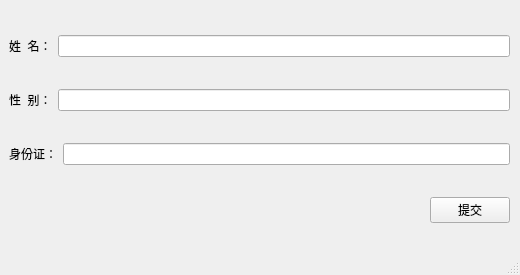
<?xml version="1.0" encoding="UTF-8"?>
<ui version="4.0">
 <class>MainWindow</class>
 <widget class="QMainWindow" name="MainWindow">
  <property name="geometry">
   <rect>
    <x>0</x>
    <y>0</y>
    <width>520</width>
    <height>275</height>
   </rect>
  </property>
  <property name="minimumSize">
   <size>
    <width>520</width>
    <height>275</height>
   </size>
  </property>
  <property name="maximumSize">
   <size>
    <width>520</width>
    <height>275</height>
   </size>
  </property>
  <property name="windowTitle">
   <string>MainWindow</string>
  </property>
  <widget class="QWidget" name="centralwidget">
   <widget class="QWidget" name="layoutWidget">
    <property name="geometry">
     <rect>
      <x>9</x>
      <y>9</y>
      <width>501</width>
      <height>241</height>
     </rect>
    </property>
    <layout class="QVBoxLayout" name="verticalLayout">
     <item>
      <layout class="QHBoxLayout" name="horizontalLayout">
       <item>
        <widget class="QLabel" name="label">
         <property name="text">
          <string>姓  名：</string>
         </property>
        </widget>
       </item>
       <item>
        <widget class="QLineEdit" name="lineEdit_3"/>
       </item>
      </layout>
     </item>
     <item>
      <layout class="QHBoxLayout" name="horizontalLayout_2">
       <item>
        <widget class="QLabel" name="label_2">
         <property name="text">
          <string>性  别：</string>
         </property>
        </widget>
       </item>
       <item>
        <widget class="QLineEdit" name="lineEdit_2"/>
       </item>
      </layout>
     </item>
     <item>
      <layout class="QHBoxLayout" name="horizontalLayout_3">
       <item>
        <widget class="QLabel" name="label_3">
         <property name="text">
          <string>身份证：</string>
         </property>
        </widget>
       </item>
       <item>
        <widget class="QLineEdit" name="lineEdit"/>
       </item>
      </layout>
     </item>
     <item>
      <layout class="QHBoxLayout" name="horizontalLayout_4">
       <item>
        <spacer name="horizontalSpacer">
         <property name="orientation">
          <enum>Qt::Horizontal</enum>
         </property>
         <property name="sizeHint" stdset="0">
          <size>
           <width>40</width>
           <height>20</height>
          </size>
         </property>
        </spacer>
       </item>
       <item>
        <widget class="QPushButton" name="pushButton">
         <property name="sizePolicy">
          <sizepolicy hsizetype="Minimum" vsizetype="Fixed">
           <horstretch>0</horstretch>
           <verstretch>0</verstretch>
          </sizepolicy>
         </property>
         <property name="text">
          <string>提交</string>
         </property>
        </widget>
       </item>
      </layout>
     </item>
    </layout>
   </widget>
  </widget>
  <widget class="QStatusBar" name="statusbar"/>
 </widget>
 <resources/>
 <connections/>
</ui>
